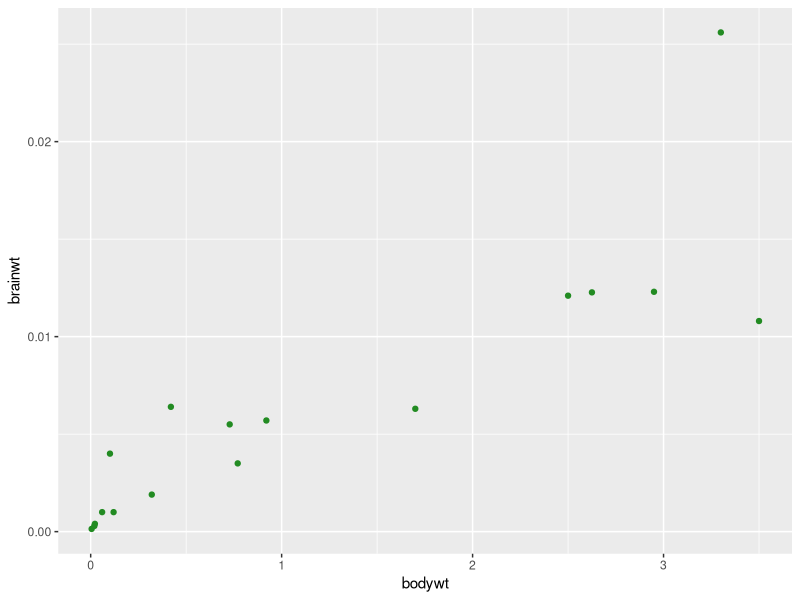
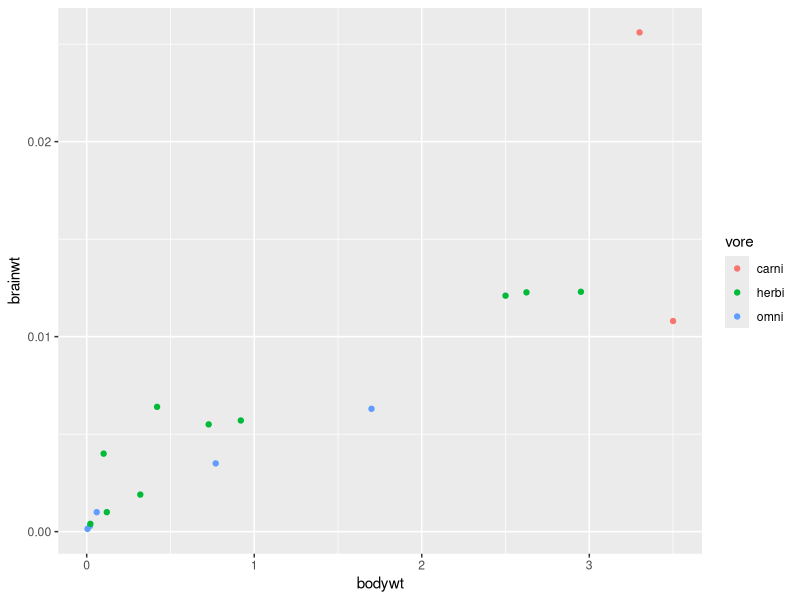
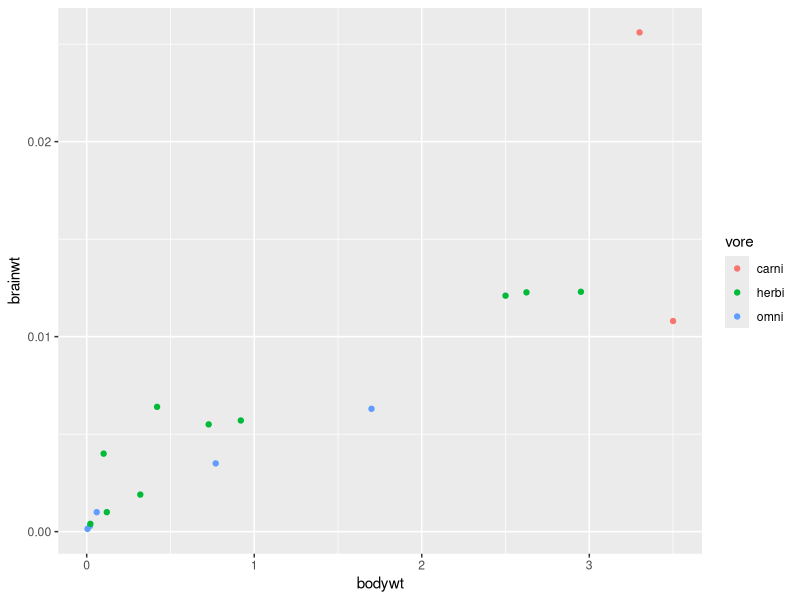
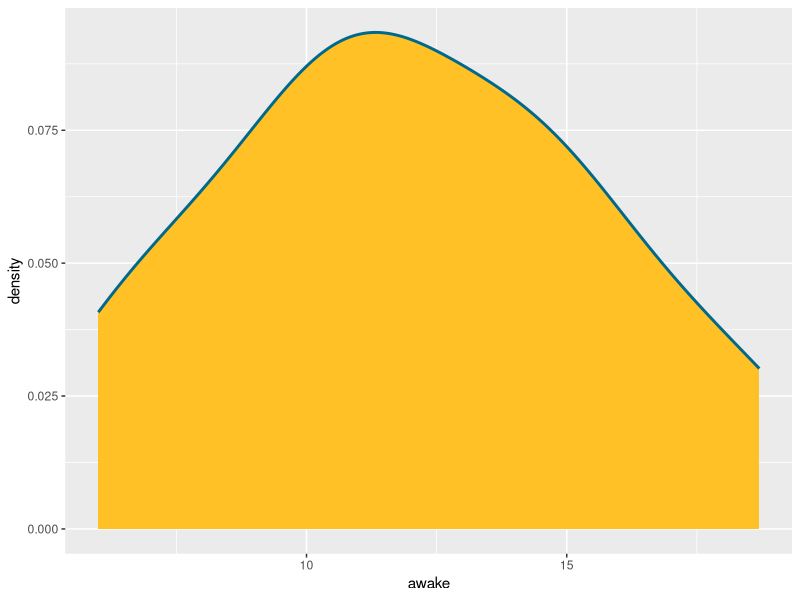
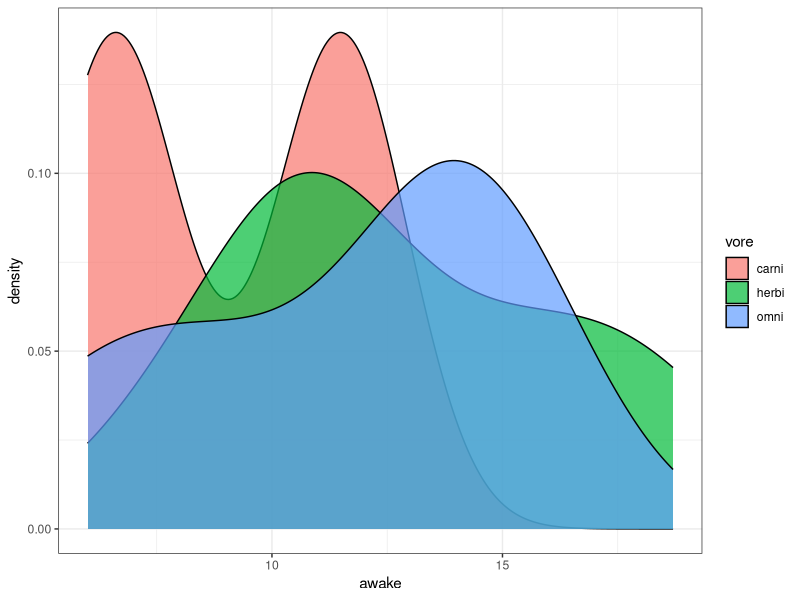
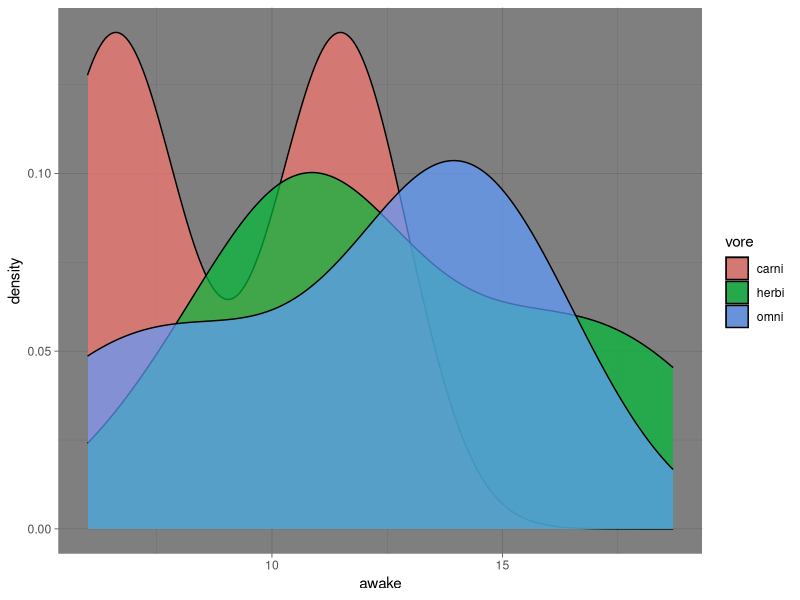
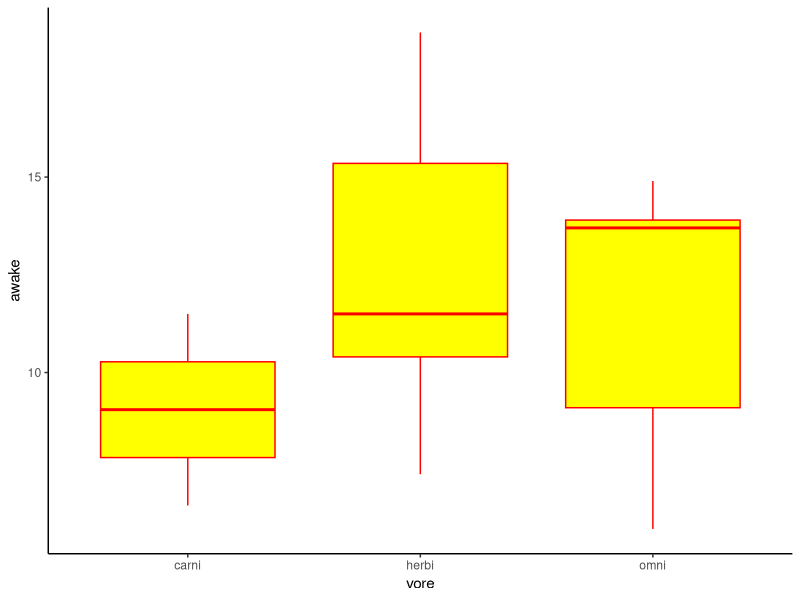
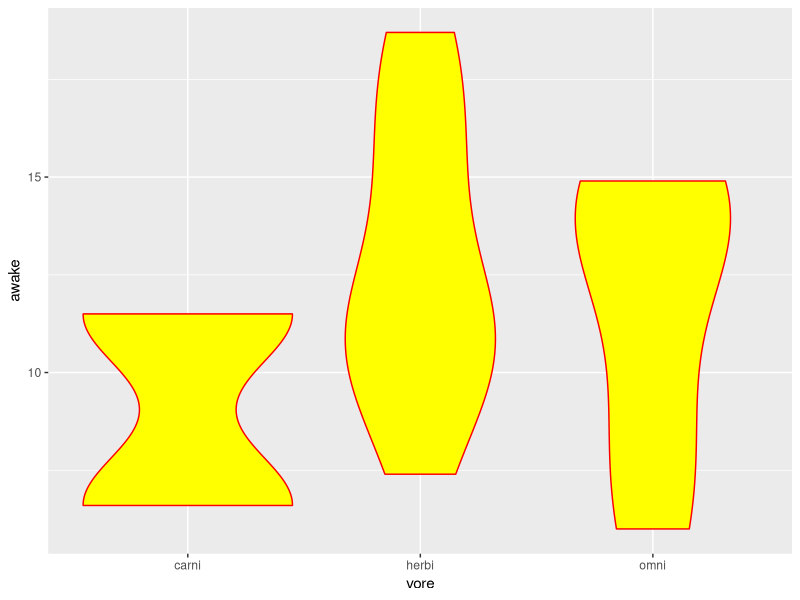

Write the R code that produced these figures, in order.
# Class demonstration script on Monday 9/27/21, Dr. Spielman

# Load the tidyverse suite of libraries, including ggplot2.
library(tidyverse)


# Spielman provided this code to create the `msleep_smol` dataset we used for plotting.
# You might catch that this code uses the **forward assignment operator**, ->, to create the variable name `mslee_smol`. You can learn more in the introverse: get_help("assignment")
# You might also see familiar things like...
### The %in% operator!
### Asking if something is  <= 7
### The function as.factor() to convert something to a factor!
ggplot2::msleep %>%
  dplyr::filter(vore %in% c("carni", "herbi", "omni")) %>%
  dplyr::select(-genus, -sleep_cycle, -sleep_rem, -sleep_total) %>%
  dplyr::filter(bodywt <= 7) %>%
  dplyr::mutate(vore = as.factor(vore),
                order = as.factor(order),
                conservation = as.factor(conservation)) %>%
  tidyr::drop_na() -> msleep_smol


# Create a histogram of the msleep_smol column 
# This histogram is saved to a variable called `hist1`
hist1 <- ggplot(msleep_smol) + # set up plot
  aes(x = awake) +    # map awake to the x axis
  # make a histogram
  geom_histogram(bins = 6, 
                 color = "blue", 
                 fill = "hotpink") 

# The same code as above to make the histogram, but this demonstrates how to use the FORWARD ASSIGNMENT operator to save to variable called `hist1`
ggplot(msleep_smol) + # set up plot
  aes(x = awake) +    # map awake to the x axis
  # make a histogram
  geom_histogram(bins = 6, 
                 color = "blue", 
                 fill = "hotpink")  -> hist1

# Scatterplot of brainwt across bodywt, where points have "just a color" of forestgreen
ggplot(msleep_smol) +
  aes(x = bodywt, y = brainwt) + 
  geom_point(color = "forestgreen")

# Scatterplot of brainwt across bodywt, where points are colored by vore, aka color is mapped to the vore column
ggplot(msleep_smol) +
  aes(x = bodywt, 
      y = brainwt, 
      color = vore) + 
  geom_point()

# This code shows an alternative way to make the same plot. You can use aes() either on its own, as an argument to an geom, or also(!) as an argument to ggplot(). 
ggplot(msleep_smol) +
  aes(x = bodywt, 
      y = brainwt) + 
  geom_point(aes(color = vore))


# Density plot of the awake column with "just a fill" and "just a color"
ggplot(msleep_smol) +
  aes(x = awake) +
  geom_density(color = "deepskyblue4", 
               fill = "goldenrod1",
               size = 1) # changes the outline size

# Density plot of the awake column, filled according to vore (fill mapped to vore!), and transparency added to make sure we can see all of them. This is saved to a variable.
ggplot(msleep_smol) +
  aes(x = awake, 
      fill = vore) +
  # the alpha adds transparency
  geom_density(alpha = 0.7) -> awake_density

# Showing how you can ADD MORE! things to existing plots saved to variables, for example modofying the theme! You can always change the theme as part of the code as well - you don't have to add on themes separately, this was just for example.
awake_density + theme_classic() -> awake_density_classic
awake_density + theme_bw()
awake_density + theme_dark()

# Boxplot of the awake column, across vore, where there is "just a color" and "just a fill", and the classic theme is used.
ggplot(msleep_smol) +
  aes(x = vore, 
      y = awake)+
  geom_boxplot(fill = "yellow", color = "red") +
  theme_classic()

# Violin of the awake column, across vore, where there is "just a color" and "just a fill", and the classic theme is used.
ggplot(msleep_smol) +
  aes(x = vore, 
      y = awake)+
  geom_violin(fill = "yellow", color = "red")

# Jitter/strip plot of the awake column, across vore, where color is mapped to vore.
ggplot(msleep_smol) +
  aes(x = vore, 
      y = awake, 
      color = vore) +
  # The width = 0.2 argument is helpful to make sure the separate jitters are clearly separate on the x-axis. There is nothing magic about the 0.2 value, just that Spielman likes it from trial and error.
  geom_jitter(width = 0.2)


### Continued on Wednesday 9/29/21

# Making barplots, specifically barplots that show COUNTS OF A CATEGORICAL VARIABLE!